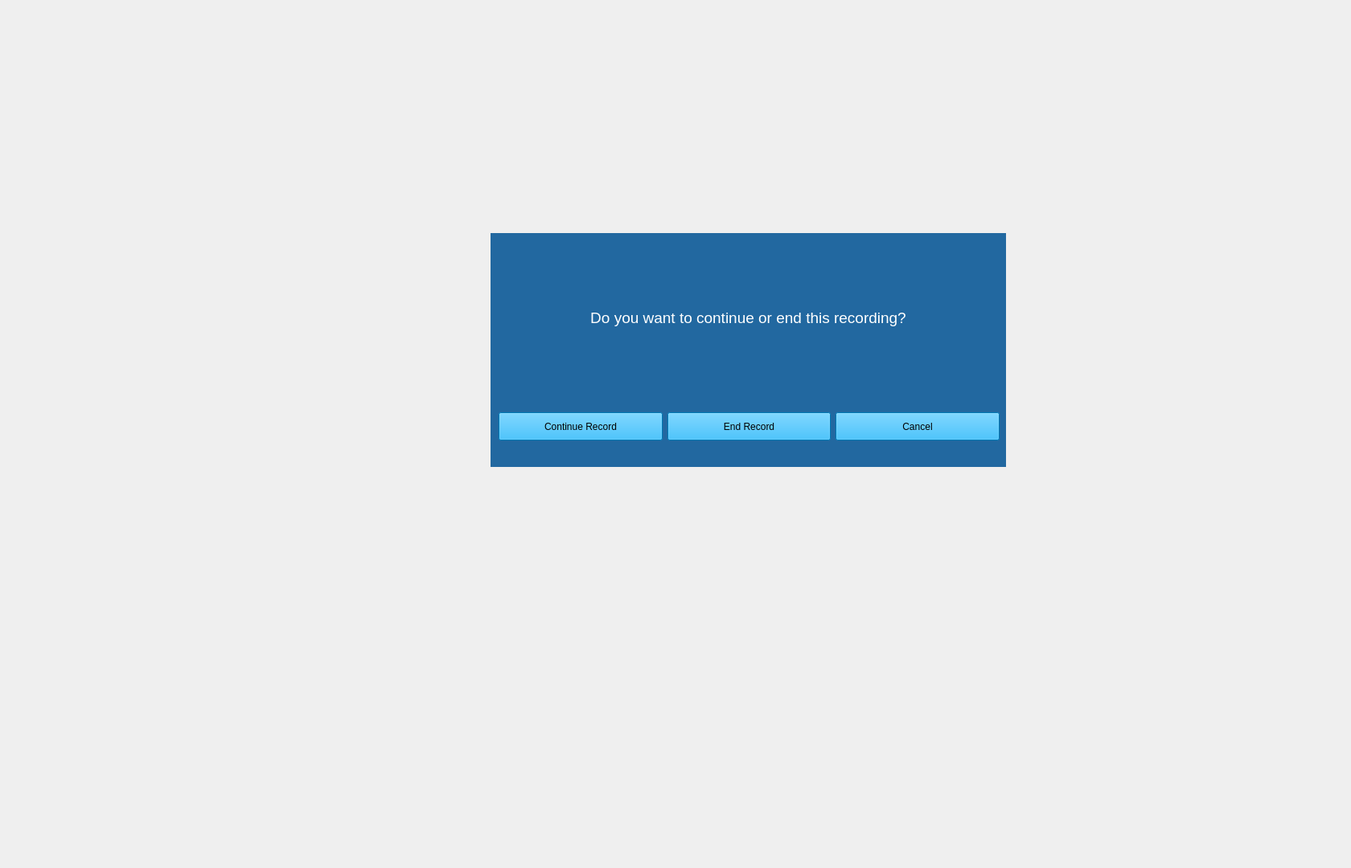
<?xml version="1.0" encoding="UTF-8"?>
<ui version="4.0">
 <class>CHandlePauseStateDialog</class>
 <widget class="QWidget" name="CHandlePauseStateDialog">
  <property name="geometry">
   <rect>
    <x>0</x>
    <y>0</y>
    <width>1680</width>
    <height>1080</height>
   </rect>
  </property>
  <property name="windowTitle">
   <string>Form</string>
  </property>
  <widget class="QWidget" name="frame" native="true">
   <property name="geometry">
    <rect>
     <x>610</x>
     <y>290</y>
     <width>641</width>
     <height>291</height>
    </rect>
   </property>
   <property name="font">
    <font>
     <pointsize>7</pointsize>
    </font>
   </property>
   <property name="styleSheet">
    <string notr="true">background-color: #2268A0</string>
   </property>
   <widget class="QLabel" name="tipLabel">
    <property name="geometry">
     <rect>
      <x>0</x>
      <y>70</y>
      <width>641</width>
      <height>71</height>
     </rect>
    </property>
    <property name="font">
     <font>
      <pointsize>14</pointsize>
     </font>
    </property>
    <property name="styleSheet">
     <string notr="true">color:white</string>
    </property>
    <property name="text">
     <string>Do you want to continue or end this recording?</string>
    </property>
    <property name="alignment">
     <set>Qt::AlignCenter</set>
    </property>
   </widget>
   <widget class="QWidget" name="horizontalLayoutWidget">
    <property name="geometry">
     <rect>
      <x>0</x>
      <y>200</y>
      <width>641</width>
      <height>91</height>
     </rect>
    </property>
    <layout class="QHBoxLayout" name="horizontalLayout">
     <property name="leftMargin">
      <number>10</number>
     </property>
     <property name="rightMargin">
      <number>8</number>
     </property>
     <property name="bottomMargin">
      <number>10</number>
     </property>
     <item>
      <widget class="QPushButton" name="continueRecordBtn">
       <property name="minimumSize">
        <size>
         <width>35</width>
         <height>35</height>
        </size>
       </property>
       <property name="font">
        <font>
         <pointsize>9</pointsize>
         <kerning>false</kerning>
        </font>
       </property>
       <property name="styleSheet">
        <string notr="true">background-color:#00ACFF</string>
       </property>
       <property name="text">
        <string>Continue Record</string>
       </property>
      </widget>
     </item>
     <item>
      <widget class="QPushButton" name="endRecordBtn">
       <property name="minimumSize">
        <size>
         <width>35</width>
         <height>35</height>
        </size>
       </property>
       <property name="font">
        <font>
         <pointsize>9</pointsize>
         <kerning>false</kerning>
        </font>
       </property>
       <property name="styleSheet">
        <string notr="true">background-color:#00ACFF</string>
       </property>
       <property name="text">
        <string>End Record</string>
       </property>
      </widget>
     </item>
     <item>
      <widget class="QPushButton" name="cancelBtn">
       <property name="minimumSize">
        <size>
         <width>35</width>
         <height>35</height>
        </size>
       </property>
       <property name="font">
        <font>
         <pointsize>9</pointsize>
         <kerning>false</kerning>
        </font>
       </property>
       <property name="styleSheet">
        <string notr="true">background-color:#00ACFF
</string>
       </property>
       <property name="text">
        <string>Cancel</string>
       </property>
      </widget>
     </item>
    </layout>
   </widget>
  </widget>
 </widget>
 <resources/>
 <connections/>
</ui>
